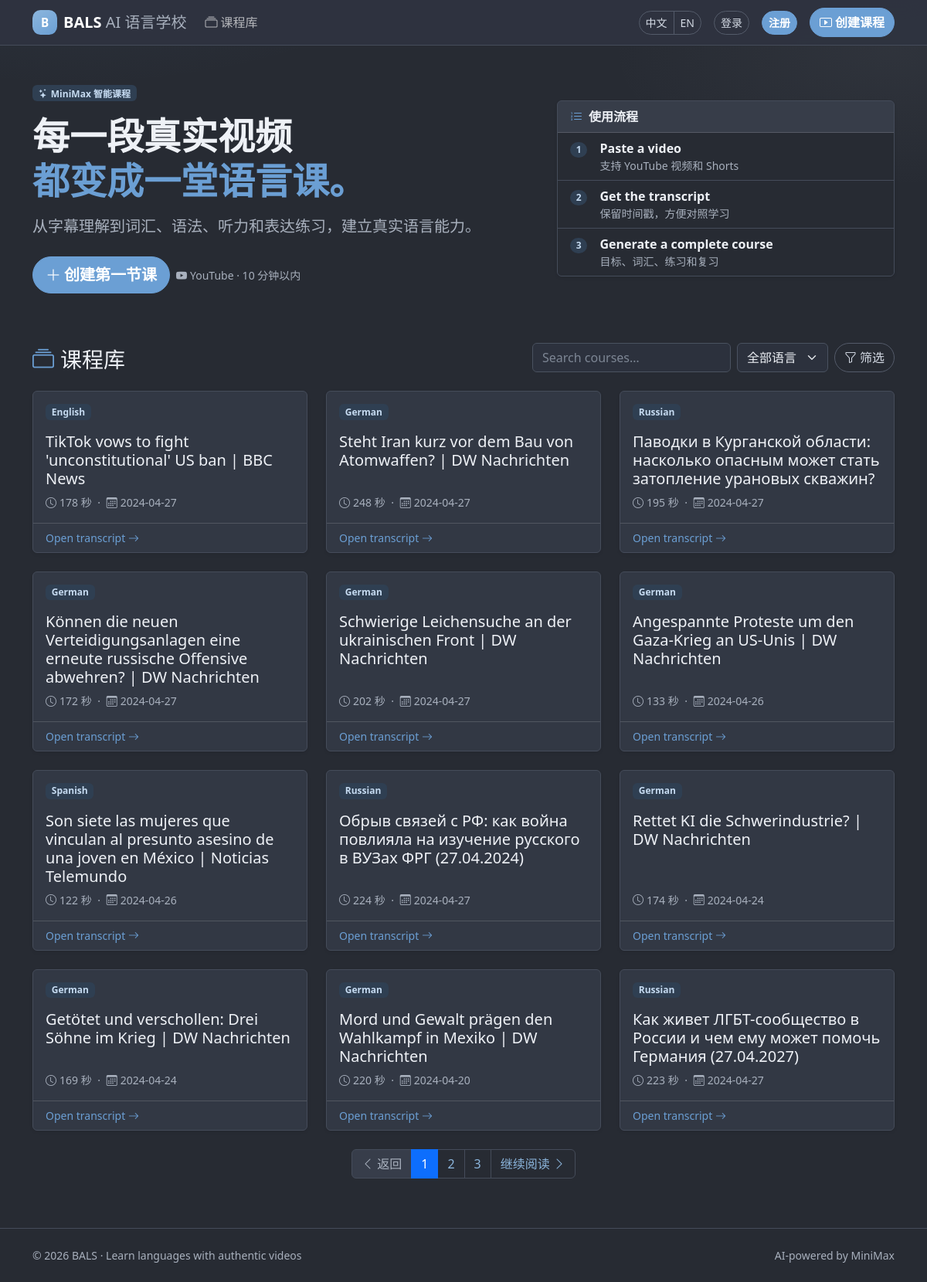
The page /zh/ on the database as committed earlier.
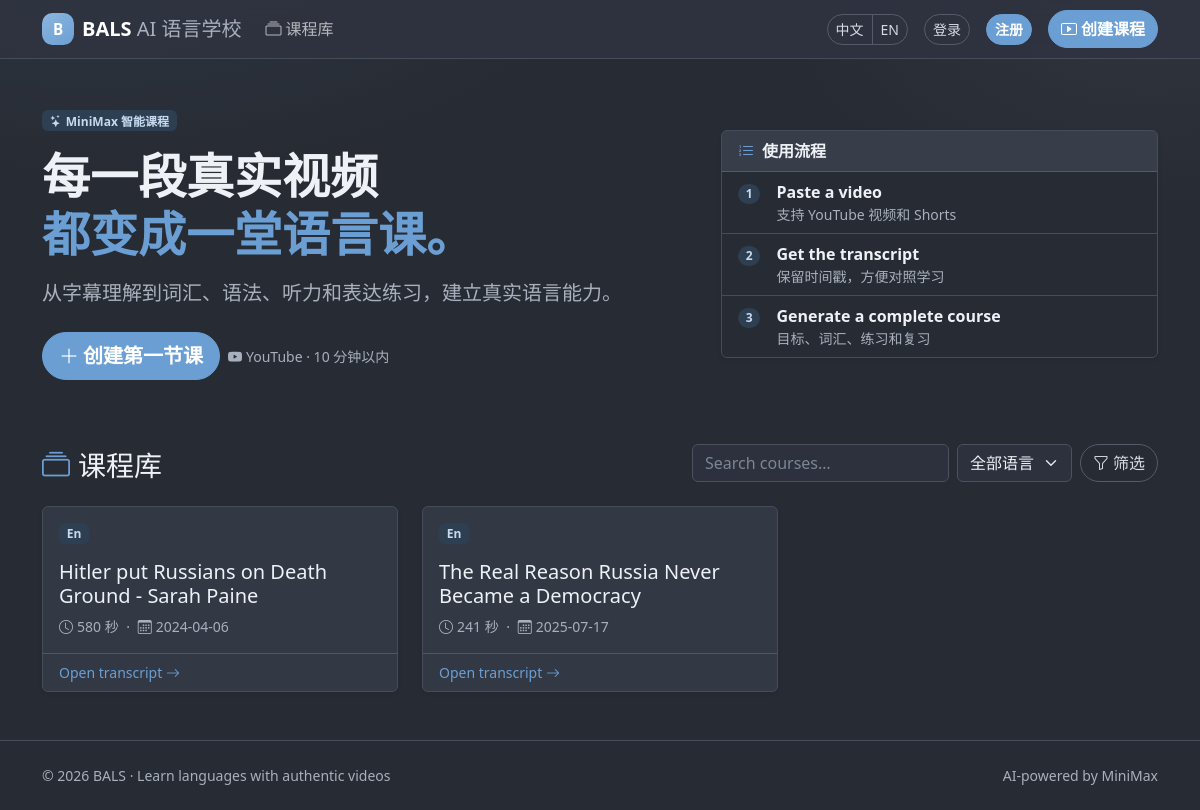
The same page on the database as committed later.
### main_app/models.py (models this page shows, shortened)
class Transcribed_Video(models.Model):
    video_id = models.CharField(max_length=100, unique=True)
    video_language = models.CharField(max_length=100, db_index=True)
    video_title = models.CharField(max_length=300)
    video_length = models.IntegerField()
    slug = models.SlugField(max_length=100, unique=True)
    video_text = models.TextField(blank=True)
    video_transcribe = models.TextField(blank=True)
    uploaded_date = models.DateTimeField(null=True, blank=True)
    status = models.CharField(
        max_length=20,
        choices=JOB_STATUS_CHOICES,
        default=JOB_PENDING,
        db_index=True,
    )
    error_message = models.TextField(blank=True)
    created_at = models.DateTimeField(default=timezone.now)
    updated_at = models.DateTimeField(default=timezone.now)

### main_app/views.py (the view)
# urls.py: 2. Add a URL to urlpatterns:  path('', views.home, name='home')
def home(request):
    from django.core.paginator import Paginator, EmptyPage, PageNotAnInteger
    model = Transcribed_Video.objects.all().order_by('-created_at')
    languages = Transcribed_Video.objects.values_list(
        "video_language", flat=True
    ).distinct()
    language_filter = request.GET.get("language_filter")
    if language_filter:
        model = model.filter(video_language=language_filter)
    query = (request.GET.get("q") or "").strip()
    if query:
        model = model.filter(video_title__icontains=query)
    paginator = Paginator(model, 12)  # 12 courses per page
    page = request.GET.get('page')
    try:
        model = paginator.page(page)
    except PageNotAnInteger:
        model = paginator.page(1)
    except EmptyPage:
        model = paginator.page(paginator.num_pages)
    return render(
        request,
        "main_app/home.html",
        {"model": model, "languages": languages},
    )

### main_app/templates/main_app/home.html (shortened to what this page needs)
{% extends 'main_app/base.html' %}
{% load i18n %}
{% block content %}
<section class="row align-items-center g-4 g-lg-5 mb-5 pb-lg-3">
  <div class="col-lg-7">
    <span class="badge text-bg-primary mb-3"><i class="bi bi-stars me-1"></i>MiniMax {% trans "smart courses" %}</span>
    <h1 class="display-5 fw-bold mb-3">
    </h1>
    <p class="lead text-body-secondary mb-4">
      {% trans "Build real language ability through subtitles, vocabulary, grammar, listening and speaking practice." %}
    </p>
    <div class="d-flex flex-wrap align-items-center gap-2">
      <a class="btn btn-primary btn-lg" href="{% url 'url_input' %}">
        <i class="bi bi-plus-lg me-1"></i>{% trans "Create your first course" %}
      </a>
      <span class="small text-body-secondary"><i class="bi bi-youtube me-1"></i>{% trans "YouTube · under 10 min" %}</span>
    </div>
  </div>
  <div class="col-lg-5">
    <div class="card shadow-sm">
      <div class="card-header fw-semibold"><i class="bi bi-list-ol me-2 text-primary"></i>{% trans "How it works" %}</div>
      <ul class="list-group list-group-flush">
        <li class="list-group-item d-flex gap-3 align-items-start">
          <span class="badge text-bg-primary rounded-pill mt-1">1</span>
          <div>
            <div class="fw-semibold">{% trans "Paste a video" %}</div>
            <div class="small text-body-secondary">{% trans "YouTube videos and Shorts are supported" %}</div>
          </div>
        </li>
        <li class="list-group-item d-flex gap-3 align-items-start">
          <span class="badge text-bg-primary rounded-pill mt-1">2</span>
          <div>
            <div class="fw-semibold">{% trans "Get the transcript" %}</div>
            <div class="small text-body-secondary">{% trans "Timestamps stay available for study" %}</div>
          </div>
        </li>
        <li class="list-group-item d-flex gap-3 align-items-start">
          <span class="badge text-bg-primary rounded-pill mt-1">3</span>
          <div>
            <div class="fw-semibold">{% trans "Generate a complete course" %}</div>
            <div class="small text-body-secondary">{% trans "Goals, vocabulary, exercises and review" %}</div>
          </div>
        </li>
      </ul>
    </div>
  </div>
</section>
<section>
  <div class="d-flex flex-column flex-md-row justify-content-between align-items-md-end gap-3 mb-4">
    <h2 class="h3 mb-0"><i class="bi bi-collection me-2 text-primary"></i>{% trans "Course library" %}</h2>
    <form class="d-flex flex-wrap gap-2" method="get" role="search">
        <input type="search" class="form-control w-auto" name="q"
             value="{{ request.GET.q }}" placeholder="{% trans 'Search courses…' %}" aria-label="{% trans 'Search courses…' %}">
        <select class="form-select w-auto" name="language_filter" aria-label="{% trans 'All languages' %}">
        <option value="">{% trans "All languages" %}</option>
      </select>
      <button class="btn btn-outline-secondary" type="submit"><i class="bi bi-funnel me-1"></i>{% trans "Filter" %}</button>
    </form>
  </div>
  <div class="row g-4">
    {% for content in model %}
    <div class="col-md-6 col-xl-4">
      <a class="card course-card h-100 shadow-sm text-decoration-none" href="{% url 'transcript' content.slug %}" style="transition: transform .18s ease, border-color .18s ease, box-shadow .18s ease;">
        <div class="card-body d-flex flex-column">
          <span class="badge text-bg-primary align-self-start mb-3">{{ content.video_language|capfirst }}</span>
          <h3 class="h5 card-title">{{ content.video_title }}</h3>
          <p class="card-text text-body-secondary small mt-auto mb-0">
            <i class="bi bi-clock me-1"></i>{{ content.video_length }} {% trans "seconds" %}
            <span class="mx-1">·</span>
            <i class="bi bi-calendar3 me-1"></i>{{ content.uploaded_date|date:"Y-m-d" }}
          </p>
        </div>
        <div class="card-footer bg-transparent small text-primary">
          {% trans "Open transcript" %} <i class="bi bi-arrow-right"></i>
        </div>
      </a>
    </div>
    {% endfor %}
  </div>
  {% if model.has_other_pages %}
  <nav class="mt-4" aria-label="{% trans 'Course pagination' %}">
    <ul class="pagination justify-content-center">
      {% if model.has_previous %}
      <li class="page-item">
        <a class="page-link" href="?{% if request.GET.q %}q={{ request.GET.q }}&{% endif %}{% if request.GET.language_filter %}language_filter={{ request.GET.language_filter }}&{% endif %}page={{ model.previous_page_number }}">
          <i class="bi bi-chevron-left"></i> {% trans "Previous" %}
        </a>
      </li>
      {% else %}
      <li class="page-item disabled"><span class="page-link"><i class="bi bi-chevron-left"></i> {% trans "Previous" %}</span></li>
      {% endif %}
      {% for num in model.paginator.page_range %}
        {% if model.number == num %}
        <li class="page-item active"><span class="page-link">{{ num }}</span></li>
        {% elif num > model.number|add:'-3' and num < model.number|add:'3' %}
        <li class="page-item">
          <a class="page-link" href="?{% if request.GET.q %}q={{ request.GET.q }}&{% endif %}{% if request.GET.language_filter %}language_filter={{ request.GET.language_filter }}&{% endif %}page={{ num }}">{{ num }}</a>
        </li>
        {% endif %}
      {% endfor %}
      {% if model.has_next %}
      <li class="page-item">
        <a class="page-link" href="?{% if request.GET.q %}q={{ request.GET.q }}&{% endif %}{% if request.GET.language_filter %}language_filter={{ request.GET.language_filter }}&{% endif %}page={{ model.next_page_number }}">
          {% trans "Next" %} <i class="bi bi-chevron-right"></i>
        </a>
      </li>
      {% else %}
      <li class="page-item disabled"><span class="page-link">{% trans "Next" %} <i class="bi bi-chevron-right"></i></span></li>
      {% endif %}
    </ul>
  </nav>
  {% endif %}
</section>
{% endblock %}

### main_app/templates/main_app/base.html (shortened to what this page needs)
{% load i18n %}
<!doctype html>
<html lang="{{ LANGUAGE_CODE }}" data-bs-theme="dark">
<head>
  <link href="https://cdn.jsdelivr.net/npm/bootstrap@5.3.3/dist/css/bootstrap.min.css" rel="stylesheet">
  <link href="https://cdn.jsdelivr.net/npm/bootstrap-icons@1.11.3/font/bootstrap-icons.min.css" rel="stylesheet">
</head>
<body class="d-flex flex-column min-vh-100">
  <nav class="navbar navbar-expand-lg bg-body-tertiary border-bottom sticky-top">
    <div class="container">
      <a class="navbar-brand fw-bold d-flex align-items-center" href="{% url 'home' %}">
        <span class="brand-mark">B</span>
        <span>BALS <span class="fw-normal text-body-secondary d-none d-sm-inline">{% trans "AI Language School" %}</span></span>
      </a>
      <div class="collapse navbar-collapse" id="mainNav">
        <ul class="navbar-nav me-auto mb-2 mb-lg-0">
          <li class="nav-item">
            <a class="nav-link" href="{% url 'home' %}"><i class="bi bi-collection me-1"></i>{% trans "Course library" %}</a>
          </li>
        </ul>
        <div class="d-flex align-items-center gap-3">
          <div class="btn-group btn-group-sm" role="group" aria-label="Language">
            {% language 'zh' %}
            <a href="{% url 'home' %}" class="btn {% if LANGUAGE_CODE == 'zh' %}btn-primary{% else %}btn-outline-secondary{% endif %}">中文</a>
            {% endlanguage %}
            {% language 'en' %}
            <a href="{% url 'home' %}" class="btn {% if LANGUAGE_CODE == 'en' %}btn-primary{% else %}btn-outline-secondary{% endif %}">EN</a>
            {% endlanguage %}
          </div>
          {% if user.is_authenticated %}
          <div class="dropdown">
            <button class="btn btn-outline-secondary btn-sm dropdown-toggle" type="button" data-bs-toggle="dropdown" aria-expanded="false">
              <i class="bi bi-person-circle me-1"></i>{{ user.get_short_name }}
            </button>
            <ul class="dropdown-menu dropdown-menu-end">
              <li><a class="dropdown-item" href="{% url 'my_courses' %}"><i class="bi bi-book me-2"></i>{% trans "My courses" %}</a></li>
              <li><a class="dropdown-item" href="{% url 'profile' %}"><i class="bi bi-gear me-2"></i>{% trans "Profile" %}</a></li>
              <li><hr class="dropdown-divider"></li>
              <li><a class="dropdown-item" href="{% url 'logout' %}"><i class="bi bi-box-arrow-right me-2"></i>{% trans "Sign out" %}</a></li>
            </ul>
          </div>
          {% else %}
          <a class="btn btn-outline-secondary btn-sm" href="{% url 'login' %}">{% trans "Sign in" %}</a>
          <a class="btn btn-primary btn-sm" href="{% url 'register' %}">{% trans "Sign up" %}</a>
          {% endif %}
          <a class="btn btn-primary" href="{% url 'url_input' %}"><i class="bi bi-play-btn me-1"></i>{% trans "Create course" %}</a>
        </div>
      </div>
    </div>
  </nav>
  <main class="container py-4 py-lg-5 flex-grow-1">
    {% block content %}{% endblock %}
  </main>
  <footer class="border-top py-4 mt-auto">
    <div class="container d-flex flex-column flex-md-row justify-content-between gap-2 text-body-secondary small">
      <span>&copy; {% now "Y" %} BALS &middot; {% trans "Learn languages with authentic videos" %}</span>
      <span>{% trans "AI-powered by MiniMax" %}</span>
    </div>
  </footer>
</body>
</html>

### main_app/templates/main_app/base.html (style rules this page uses)
:root, [data-bs-theme="dark"] { --bs-primary: #6b9fd4; --bs-primary-rgb: 107, 159, 212; --bs-primary-text-emphasis: #c5daf0; --bs-link-color: #8cb6dd; --bs-link-hover-color: #b3d0eb; --bs-body-bg: #272b33; --bs-body-color: #eef1f6; --bs-secondary-color: #a8b0bd; --bs-border-color: #454c5a; --bs-tertiary-bg: #2f3440; --bs-secondary-bg: #373d4a; --bs-success: #6fbf8d; --bs-success-rgb: 111, 191, 141; --bs-body-font-family: "PingFang SC", "Microsoft YaHei", system-ui, -apple-system, "Segoe UI", sans-serif; --bals-card: #323844; --bals-card-soft: #2e3340; --bals-ink-soft: #d5dbe5; --bals-accent-dim: #2f3f52; }
html { scroll-behavior: smooth; }
body { background: radial-gradient(900px 420px at 8% -8%, #6b9fd418, transparent 58%), radial-gradient(700px 340px at 96% 4%, #a8b0bd10, transparent 52%), var(--bs-body-bg); -webkit-font-smoothing: antialiased; text-rendering: optimizeLegibility; }
.navbar.bg-body-tertiary { background: color-mix(in srgb, #2f3440 92%, transparent) !important; backdrop-filter: blur(12px); border-color: #454c5a !important; }
.btn-primary { --bs-btn-bg: #6b9fd4; --bs-btn-border-color: #6b9fd4; --bs-btn-hover-bg: #5a8fc4; --bs-btn-hover-border-color: #5a8fc4; --bs-btn-active-bg: #4f82b8; --bs-btn-active-border-color: #4f82b8; --bs-btn-color: #fff; --bs-btn-hover-color: #fff; --bs-btn-active-color: #fff; font-weight: 700; border-radius: 999px; }
.btn-outline-secondary { --bs-btn-color: #d5dbe5; --bs-btn-border-color: #545b6a; --bs-btn-hover-bg: #373d4a; --bs-btn-hover-border-color: #6b7384; --bs-btn-hover-color: #fff; border-radius: 999px; }
.badge.text-bg-primary { background: var(--bals-accent-dim) !important; color: #c5daf0 !important; }
.card { background: var(--bals-card); border-color: #454c5a; color: var(--bs-body-color); }
.form-control, .form-select { background-color: #2c313d; border-color: #4a5260; color: #eef1f6; }
.form-control::placeholder { color: #7d8694; }
.navbar-brand .brand-mark { display: inline-grid; place-items: center; width: 2rem; height: 2rem; margin-right: .5rem; border-radius: .65rem; background: linear-gradient(145deg, #8cb6dd, #6b9fd4); color: #fff; font-weight: 800; font-size: .95rem; }

Rows that differ between the two databases and show on the page:
removed Transcribed_Video: video_language "English", video_title "TikTok vows to fight 'unconstitutional' US ban | BBC News", video_length "178", uploaded_date "2024-04-27"
removed Transcribed_Video: video_language "German", video_title "Steht Iran kurz vor dem Bau von Atomwaffen? | DW Nachrichten", video_length "248", uploaded_date "2024-04-27"
removed Transcribed_Video: video_language "Russian", video_title "Паводки в Курганской области: насколько опасным может стать затопление урановых скважин?", video_length "195", uploaded_date "2024-04-27"
removed Transcribed_Video: video_language "German", video_title "Können die neuen Verteidigungsanlagen eine erneute russische Offensive abwehren? | DW Nachrichten", video_length "172", uploaded_date "2024-04-27"
removed Transcribed_Video: video_language "German", video_title "Schwierige Leichensuche an der ukrainischen Front | DW Nachrichten", video_length "202", uploaded_date "2024-04-27"
removed Transcribed_Video: video_language "German", video_title "Angespannte Proteste um den Gaza-Krieg an US-Unis | DW Nachrichten", video_length "133", uploaded_date "2024-04-26"
removed Transcribed_Video: video_language "Spanish", video_title "Son siete las mujeres que vinculan al presunto asesino de una joven en México | Noticias Telemundo", video_length "122", uploaded_date "2024-04-26"
removed Transcribed_Video: video_language "Russian", video_title "Обрыв связей с РФ: как война повлияла на изучение русского в ВУЗах ФРГ (27.04.2024)", video_length "224", uploaded_date "2024-04-27"
removed Transcribed_Video: video_language "German", video_title "Rettet KI die Schwerindustrie? | DW Nachrichten", video_length "174", uploaded_date "2024-04-24"
removed Transcribed_Video: video_language "German", video_title "Getötet und verschollen: Drei Söhne im Krieg | DW Nachrichten", video_length "169", uploaded_date "2024-04-24"
removed Transcribed_Video: video_language "German", video_title "Mord und Gewalt prägen den Wahlkampf in Mexiko | DW Nachrichten", video_length "220", uploaded_date "2024-04-20"
removed Transcribed_Video: video_language "Russian", video_title "Как живет ЛГБТ-сообщество в России и чем ему может помочь Германия (27.04.2027)", video_length "223", uploaded_date "2024-04-27"
added Transcribed_Video: video_language "En", video_title "Hitler put Russians on Death Ground - Sarah Paine", video_length "580", uploaded_date "2024-04-06"
added Transcribed_Video: video_language "En", video_title "The Real Reason Russia Never Became a Democracy", video_length "241", uploaded_date "2025-07-17"
Other text that changed with them:
text no longer shown: "返回 继续阅读"
list line gone: "1"
list line gone: "2"
list line gone: "3"
